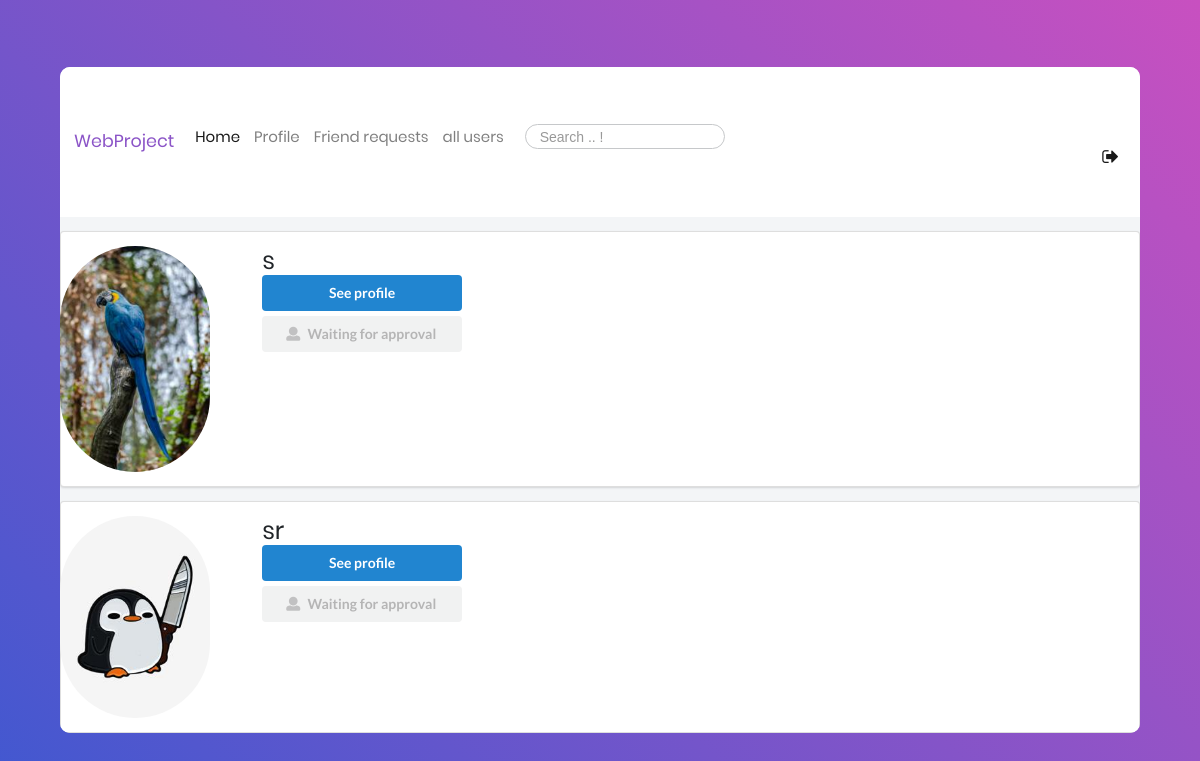
The app's page /all-profiles/ (signed in), older data.
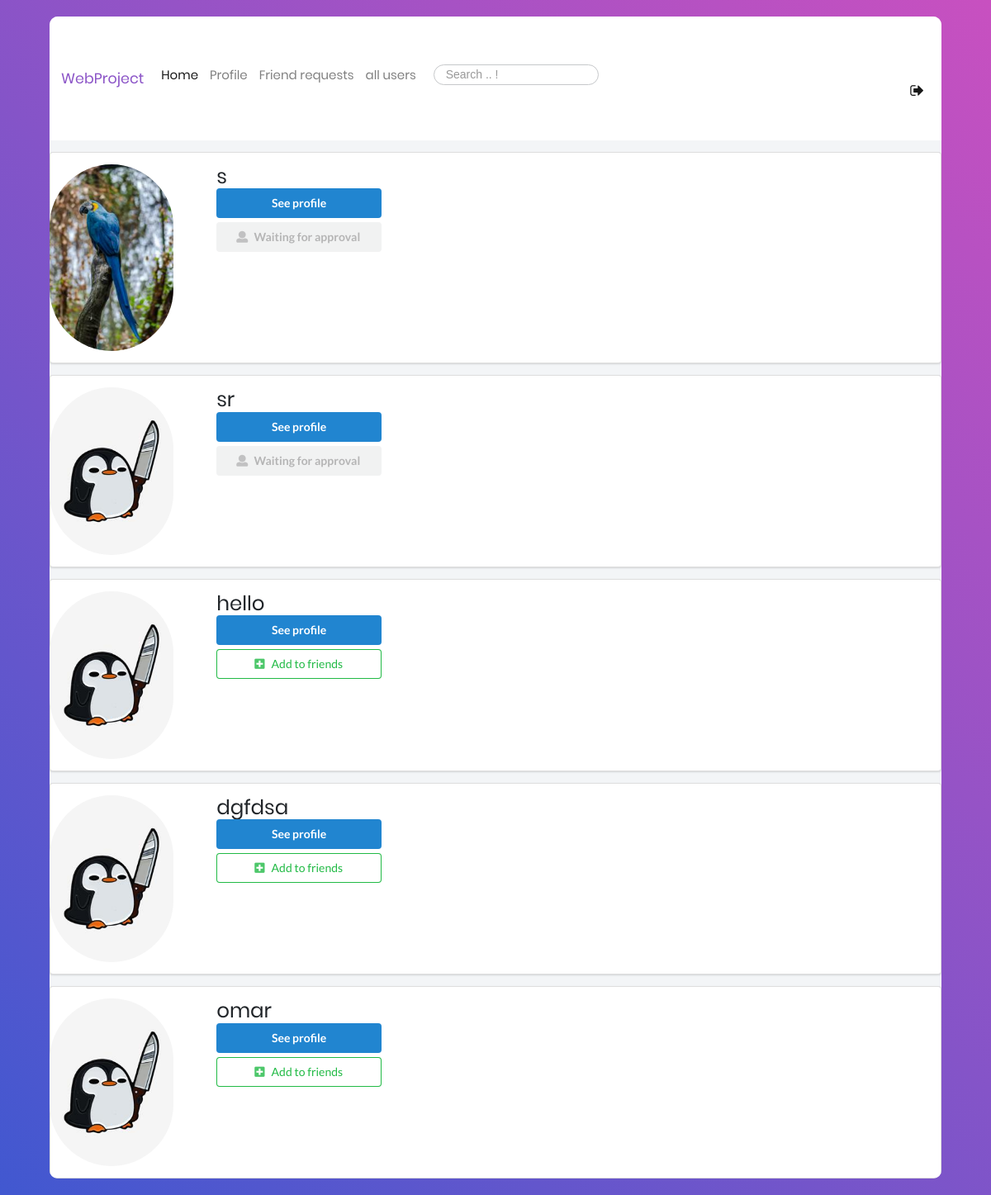
The same page, newer data.
### users/models.py (models this page shows, shortened)
class Profile(models.Model):
    user = models.OneToOneField(User, on_delete=models.CASCADE)
    image = models.ImageField(default='default.jpg', upload_to='profile_pics')
    bgimage = models.ImageField(default='default.jpg', upload_to='bg_pics')
    friends = models.ManyToManyField(User, blank=True, related_name='friends')
    slug = models.SlugField(unique=True,default=uuid.uuid1)
    forget_password_token= models.CharField(max_length=100)
    updated = models.DateTimeField( auto_now=True)
    created = models.DateTimeField( auto_now_add=True)
    objects = ProfileManager()
    def get_absolute_url(self):
        return reverse("profile-detail-view", kwargs={"slug": self.slug})

### users/views.py (the view)
# urls.py: path('all-profiles/', views.ProfileListView.as_view(), name="all-profiles-view"),
class ProfileListView(ListView):
    model = Profile
    template_name="users/profile_list.html"
    context_object_name = 'qs'
    def get_queryset(self):
        qs = Profile.objects.get_all_profiles(self.request.user)
        return qs
    def get_context_data(self, **kwargs):
        context = super().get_context_data(**kwargs)
        user = User.objects.get(username__iexact=self.request.user)
        profile = Profile.objects.get(user=user)
        rel_r = Relationship.objects.filter(sender=profile)
        rel_s = Relationship.objects.filter(receiver=profile)
        rel_receiver = []
        rel_sender = []
        for item in rel_r:
            rel_receiver.append(item.receiver.user)
        for item in rel_s:
            rel_sender.append(item.sender.user)
        context["rel_receiver"] = rel_receiver
        context["rel_sender"] = rel_sender
        context['is_empty'] = False
        if len(self.get_queryset()) == 0:
            context['is_empty'] = True
        return context

### users/models.py (called while the page is built)
    def get_all_profiles(self, me):
        profiles = Profile.objects.all().exclude(user=me)
        return profiles

### users/templates/users/profile_list.html (shortened to what this page needs)
{% extends 'blog/base.html' %}
{% block content %}
    {% for obj in qs %}
        <div class="ui segment">
            <div class="ui grid">
                <div class="row">
                    <div class="three wide column">
                        <img class="ui small circular image" src="{{obj.image.url}}">
                    </div>
                    <div class="thirteen wide column">
                        <h3>{{obj.user}}</h3>
                        <a href="{{obj.get_absolute_url}}"><button class="ui primary button mb-5 w-big">See profile</button></a>
                        <br>
                        {% if obj.user not in rel_receiver and obj.user not in rel_sender %}
                            <form action=" {% url 'send-invite' %} " method="POST">
                                <button type="submit" class="ui positive basic button mb-5 w-big"><i class="plus square icon"></i>Add to friends</button>
                            </form>
                         {% endif %}
                        {% if obj.user in rel_receiver and request.user not in obj.friends.all %}
                            <button class="ui disabled button mb-5 w-big"><i class="user icon"></i>Waiting for approval</button>
                        {% endif %}
                    </div>
                </div>
            </div>
        </div>
    {% endfor %}
{% endblock content %}

Row changes from the older to the newer data that the page shows:
added Profile: image (placeholder picture), user "hello"
added Profile: image (placeholder picture), user "dgfdsa"
added Profile: image (placeholder picture), user "omar"
